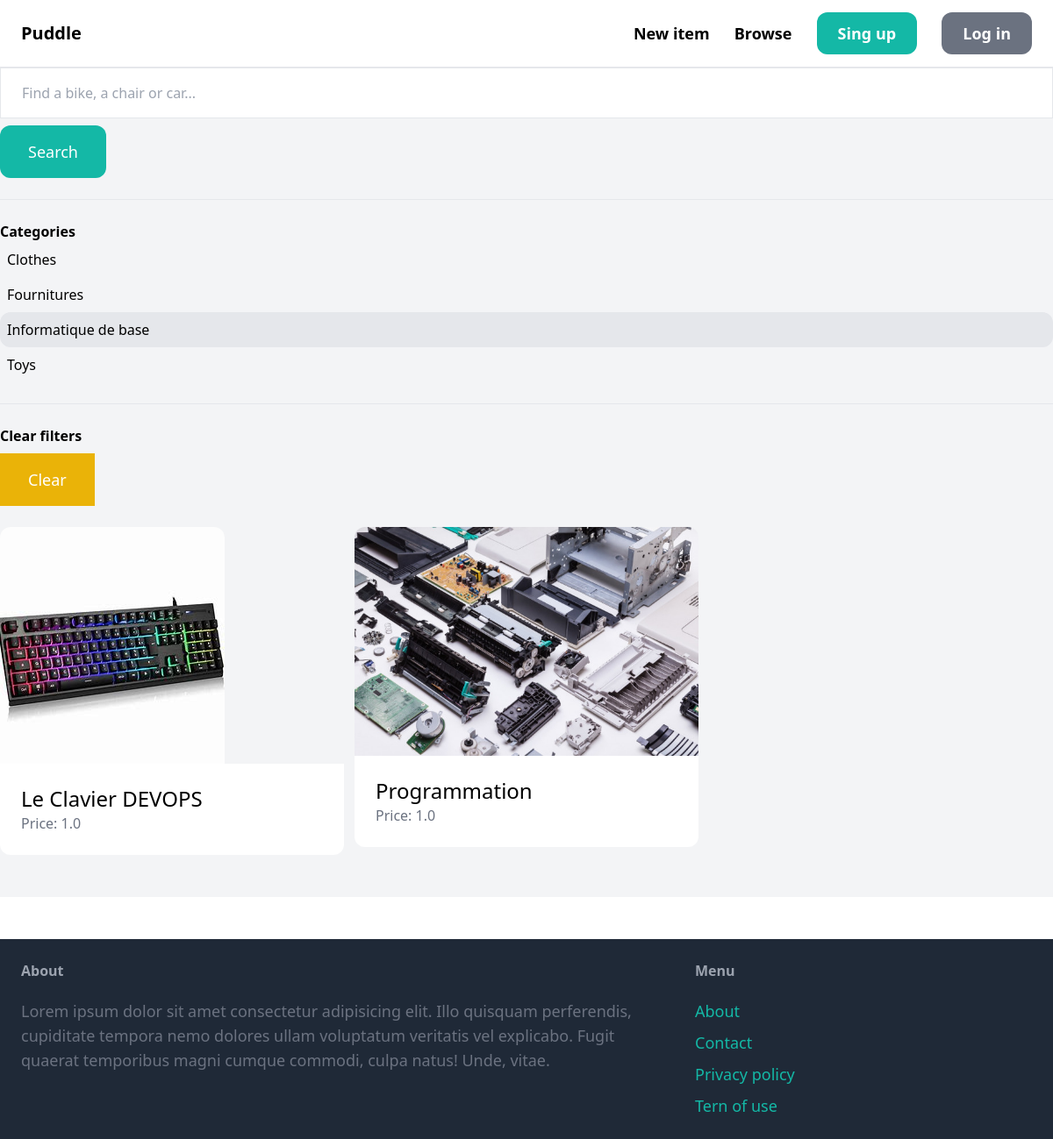
The page /items?query=&category=4 on the database its author committed.
### item/models.py (models this page shows, shortened)
class Category(models.Model):
    name = models.CharField(max_length=255)
    class Meta:
        ordering = ('name',)
        verbose_name_plural = 'Categories'

class Item(models.Model):
    category = models.ForeignKey(Category, related_name='items', on_delete=models.CASCADE)
    name = models.CharField(max_length=255)
    description = models.TextField(blank=True, null=True)
    price = models.FloatField()
    image = models.ImageField(upload_to='item_images', blank=True, null=True)
    is_sold = models.BooleanField(default=False)
    created_by = models.ForeignKey(User, related_name='items', on_delete=models.CASCADE)
    created_at = models.DateTimeField(auto_now_add=True)

### item/views.py (the view)
# urls.py: path('', views.items, name='items'),
def items(request):
    query = request.GET.get('query','')
    category_id = request.GET.get('category', 0)
    categories = Category.objects.all()
    items = Item.objects.filter(is_sold=False)
    if category_id:
        items = items.filter(category_id=category_id)
    if query:
        items = items.filter(Q(name__icontains=query) | Q(description__icontains=query))
    return render(request, 'item/items.html', {
        'items': items,
        'query': query,
        'categories': categories,
        'category_id': int(category_id)
    })

### item/templates/item/items.html (shortened to what this page needs)
{% extends 'core/base.html' %}
{% block content %}
<div class="pb-6 grid grid-colors-4 gap-4 bg-gray-100">
    <div class="col-span-1">
        <form method="get" action="{% url 'item:items' %}">
            <input name="query" class="w-full py-4 px-6 border rounder-xl" type="text" value="{{ query }}"
                placeholder="Find a bike, a chair or car..."><br>
            <button class="mt-2 py-4 px-8 text-lg bg-teal-500 text-white rounded-xl">Search</button>
        </form>
        <hr class="my-6">
        <p class="font-semibold">Categories</p>
        <ul>
            {% for category in categories %}
            <li class="py-2 px-2 rounded-xl{% if category.id == category_id %} bg-gray-200{% endif %}">
                <a href="{% url 'item:items' %}?query={{ query }}&category={{ category.id }}"> {{ category.name }} </a>
            </li>
            {% endfor %}
        </ul>
        <hr class="my-6">
        <p class="font-semibold">Clear filters</p>
        <ul>
            <li><a href="{% url 'item:items' %}" class="mt-2 py-4 px-8 inline-block bg-yellow-500 text-lg round-xl text-white">Clear</a></li>
        </ul>
        <div>
            <br>
        </div class="col-span-3">
        <div class="grid grid-cols-3 gap-3">
            {% for item in items %}
            <div>
                <a href=" {% url 'item:detail' item.id %} ">
                    <div>
                        <img src="{{ item.image.url }}" class="rounded-t-xl">
                    </div>
                    <div class="p-6 bg-white rounded-b-xl">
                        <h2 class="text-2xl"> {{ item.name }} </h2>
                        <p class="text-gray-500">Price: {{ item.price }} </p>
                    </div><br>
                </a>
            </div>
            {% endfor %}
        </div>
    </div>
</div>
{% endblock %}

### rows shown on the page
Category: name "Clothes"
Category: name "Fournitures"
Category: name "Informatique de base"
Category: name "Toys"
Item: image (picture), name "Le Clavier DEVOPS", price "1.0"
Item: image (picture), name "Programmation", price "1.0"
